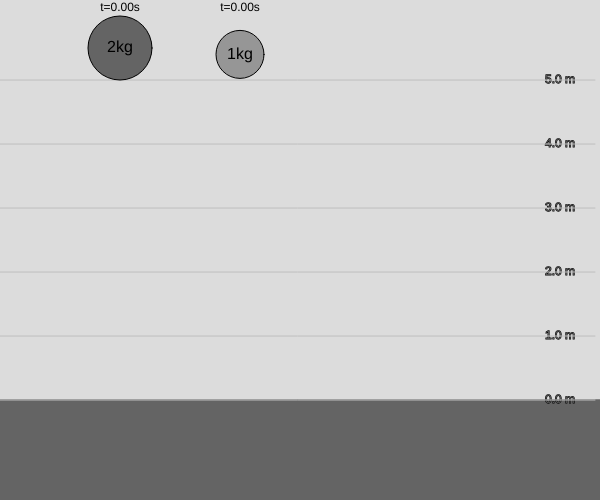
Frame 1 (no input)
Frame 60 (no input): identical to frame 1, image omitted
Frame 120 (the mouse pressed at the canvas centre since frame 60): identical to frame 1, image omitted

The p5.js sketch that drew this single still picture (run headless with seeded random() and noise() and a simulated clock; from frame 60 on, the mouse is pressed at the canvas centre):

// p5.js sketch
// ── sketch.js
// Variáveis para as bolas
let ballA;
let ballB;
let t = 0; // Tempo
let dt = 0.8; // Incremento de tempo em px usints
let groundY;
let startButtonA, startButtonB, startButtonC;
let simulationStarted = false; // Variável para controlar a simulação
let meterToPx = 400
let heightMeasureInterval = 0.2; // Intervalo de medição de altura em metros


function setup() {
  createCanvas(600, 500);
  groundY = height - 100; // Definindo a posição y do solo

  // Inicializando as bolas
  ballA = new Ball(0.3, 1 + 0.1, "2kg", 0.08, 2, 100); // Posição x, y, gravidade e rótulo
  ballB = new Ball(0.6, 1 + 0.08, "1kg", 0.06, 1, 150); // Posição x diferente para visualização, gravidade e rótulo


  ballA.reset();
  ballB.reset();
  // Criar botão de ajuste A
  startButtonA = createButton("Opção A");
  startButtonA.position(width + 70, height / 2 - 60);
  startButtonA.mousePressed(startSimulationA);
  startButtonA.style("text-align", "left");

  // Criar botão de ajuste B
  startButtonB = createButton(
    "Opção B"
  );
  startButtonB.position(width + 70, height / 2 - 30);
  startButtonB.mousePressed(startSimulationB);
  startButtonB.style("text-align", "left");

  // Criar botão de ajuste C
  startButtonC = createButton(
    "Opção C"
  );
  startButtonC.position(width + 70, height / 2);
  startButtonC.mousePressed(startSimulationC);
  startButtonC.style("text-align", "left");

  // Criar botão de ajuste D
  startButtonD = createButton(
    "Opção D"
  );
  startButtonD.position(width + 70, height / 2 + 30);
  startButtonD.mousePressed(startSimulationD);
  startButtonD.style("text-align", "left");

  // Criar botão de ajuste E
  startButtonE = createButton(
    "Opção E"
  );
  startButtonE.position(width + 70, height / 2 + 60);
  startButtonE.mousePressed(startSimulationE);
  startButtonE.style("text-align", "left");

  startButtonR = createButton("Resetar");
  startButtonR.position(width + 70, height / 2 + 90);
  startButtonR.mousePressed(resetSimulation);
  startButtonR.style("text-align", "left");
}

function draw() {
  background(220);

  // Desenhar o solo
  stroke(100);
  fill(100);
  rect(0, groundY, width, height - groundY);

  // Desenhar a régua vertical
  drawHeightRuler();

  // Mostrar informações sobre as bolas
  displayBallInfo();

  if (simulationStarted) {
    // Atualizar a posição das bolas
    ballA.update(dt);
    ballB.update(dt);

    // Incrementar o tempo
    t += dt;
  }

  // Desenhar as bolas
  ballA.show();
  ballB.show();

  // Exibir cronômetros e verificar se as bolas atingiram o solo
  checkAndDisplayTimer(ballA);
  checkAndDisplayTimer(ballB);
}
function startSimulationA() {
  ballA.gravity = 2.44; // Ajustar a gravidade da bola A
  ballB.gravity = 9.8; // Ajustar a gravidade da bola B
  resetSimulation(); // Resetar a simulação após ajuste
  simulationStarted = true;
}

function startSimulationB() {
  ballA.gravity = 9.8; // Ajustar a gravidade da bola A
  ballB.gravity = 2.44; // Ajustar a gravidade da bola B
  resetSimulation(); // Resetar a simulação após ajuste
  simulationStarted = true;
}

function startSimulationC() {
  ballA.gravity = 9.9; // Ajustar a gravidade da bola A
  ballB.gravity = 9.7; // Ajustar a gravidade da bola B
  resetSimulation(); // Resetar a simulação após ajuste
  simulationStarted = true;
}
function startSimulationD() {
  ballA.gravity = 6.9; // Ajustar a gravidade da bola A
  ballB.gravity = 9.8; // Ajustar a gravidade da bola B
  resetSimulation(); // Resetar a simulação após ajuste
  simulationStarted = true;
}
function startSimulationE() {
  ballA.gravity = 9.8; // Ajustar a gravidade da bola A
  ballB.gravity = 6.9; // Ajustar a gravidade da bola B
  resetSimulation(); // Resetar a simulação após ajuste
  simulationStarted = true;
}

function resetSimulation() {
  t = 0;
  ballA.reset();
  ballB.reset();
  simulationStarted = false;

}

function checkAndDisplayTimer(ball) {
  displayTimer(ball);
  if (ball.y >= groundY - ball.radius) {
    ball.stopTimer();
  }
}

function displayTimer(ball) {
  fill(0);
  textSize(12);
  textAlign(CENTER, TOP);
  text(
    "t=" + ball.timer.toFixed(2) + "s",
    ball.x,
    2
  );
}


function drawHeightRuler() {
  fill(90);
  textSize(12);
  textAlign(RIGHT, CENTER);
  line(0, meterToPx, width, meterToPx);

  for (let i = 0; i <= 1; i += heightMeasureInterval) {
    let y = map(i, 0, height / meterToPx, groundY, 0);
    stroke(0);
    h = 5 * i
    text(h.toFixed(1) + " m", width - 25, y); // Rótulo da altura
    stroke(190)
    line(0, y, width - 5, y); // Linha da régua
  }
}

function displayBallInfo() {
  // fill(0);
  // textSize(14);
  // textAlign(LEFT, BOTTOM);
  // text("Bola A: Massa = 1x", 10, groundY + 30);
  // text("Bola B: Massa = 2x", 10, groundY + 50);
}



class Ball {
  constructor(x, y, label, radius, mass, color) {
    this.mass = mass
    this.gravity = 9.8;  // m/s2
    this.radius = radius * meterToPx;
    console.log(this.radius, radius, meterToPx)
    this.x0 = map(x, 0, width / meterToPx, 0, width);;
    this.y0 = map(y, 0, height / meterToPx, groundY, 0);;
    this.x = this.x0;
    this.y = this.y0;
    this.velocity = 0;
    this.timer = 0;
    this.timerStopped = false;
    this.label = label;
    this.color = color;
  }

  update(dt) {
    if (!this.timerStopped) {
      // Atualizar o cronômetro
      this.timer += 0.451 * dt / 8;

      // Atualizar a velocidade e posição com base na física
      this.velocity += this.gravity * dt;
      this.y += this.velocity * dt;

      // Verificar se a bola atingiu o solo
      if (this.y >= groundY - this.radius) {
        this.y = groundY - this.radius; // Ajustar a posição da bola para o topo do solo
        this.velocity = 0; // Parar a bola
        this.stopTimer(); // Parar o cronômetro
      }
    }
  }

  show() {
    fill(this.color);
    stroke(0)
    ellipse(this.x, this.y, this.radius * 2);

    fill(0)
    noStroke()
    textSize(16);
    textAlign(CENTER, CENTER);
    text(this.label, this.x, this.y);
  }

  stopTimer() {
    this.timerStopped = true;
  }

  reset() {
    this.x = this.x0;
    this.y = this.y0;
    this.velocity = 0;
    this.timer = 0;
    this.timerStopped = false;
  }
}
